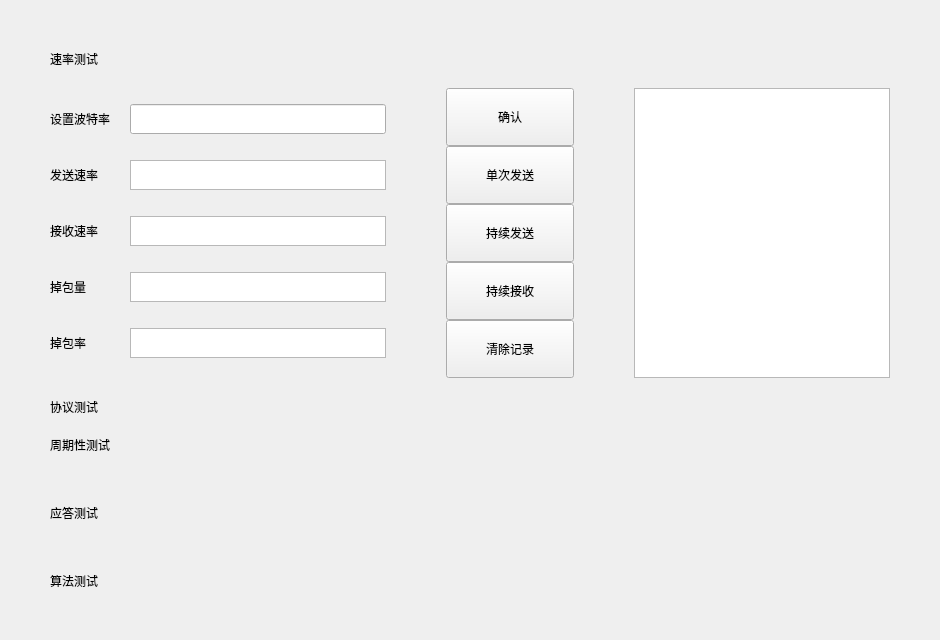
      <widget class="QWidget" name="page_net">
       <layout class="QGridLayout" name="gridLayout">
        <property name="leftMargin">
         <number>50</number>
        </property>
        <property name="topMargin">
         <number>50</number>
        </property>
        <property name="rightMargin">
         <number>50</number>
        </property>
        <property name="bottomMargin">
         <number>50</number>
        </property>
        <property name="horizontalSpacing">
         <number>10</number>
        </property>
        <property name="verticalSpacing">
         <number>20</number>
        </property>
        <item row="6" column="0">
         <layout class="QGridLayout" name="ProtocolTestLayout">
          <property name="leftMargin">
           <number>0</number>
          </property>
          <property name="horizontalSpacing">
           <number>10</number>
          </property>
          <property name="verticalSpacing">
           <number>50</number>
          </property>
          <item row="3" column="0">
           <layout class="QGridLayout" name="PeriodicTestLayout">
            <item row="0" column="0">
             <widget class="QLabel" name="PeriodicTestLabel">
              <property name="text">
               <string>周期性测试</string>
              </property>
             </widget>
            </item>
           </layout>
          </item>
          <item row="5" column="0">
           <layout class="QGridLayout" name="AlgorithmTestLayout">
            <item row="0" column="0">
             <widget class="QLabel" name="AlgorithmTestLabel">
              <property name="text">
               <string>算法测试</string>
              </property>
             </widget>
            </item>
           </layout>
          </item>
          <item row="4" column="0">
           <layout class="QGridLayout" name="ResponseTestLayout">
            <item row="0" column="0">
             <widget class="QLabel" name="ResponseTestLabel">
              <property name="text">
               <string>应答测试</string>
              </property>
             </widget>
            </item>
           </layout>
          </item>
         </layout>
        </item>
        <item row="5" column="0">
         <widget class="QLabel" name="ProtocolTestLabel">
          <property name="styleSheet">
           <string notr="true">font: 25 20pt &quot;Adobe 宋体 Std L&quot;;</string>
          </property>
          <property name="text">
           <string>协议测试</string>
          </property>
         </widget>
        </item>
        <item row="4" column="0">
         <layout class="QGridLayout" name="RateTestLayout">
          <property name="leftMargin">
           <number>0</number>
          </property>
          <property name="horizontalSpacing">
           <number>50</number>
          </property>
          <item row="0" column="2">
           <widget class="QPlainTextEdit" name="RecordDisplay"/>
          </item>
          <item row="0" column="0">
           <layout class="QGridLayout" name="ControlLayout">
            <property name="rightMargin">
             <number>0</number>
            </property>
            <property name="horizontalSpacing">
             <number>20</number>
            </property>
            <property name="verticalSpacing">
             <number>10</number>
            </property>
            <item row="1" column="1">
             <widget class="QTextBrowser" name="SendRateTxt">
              <property name="minimumSize">
               <size>
                <width>100</width>
                <height>30</height>
               </size>
              </property>
              <property name="maximumSize">
               <size>
                <width>16777215</width>
                <height>30</height>
               </size>
              </property>
             </widget>
            </item>
            <item row="0" column="1">
             <widget class="QLineEdit" name="BitSetLine">
              <property name="minimumSize">
               <size>
                <width>100</width>
                <height>30</height>
               </size>
              </property>
              <property name="maximumSize">
               <size>
                <width>16777215</width>
                <height>30</height>
               </size>
              </property>
             </widget>
            </item>
            <item row="0" column="0">
             <widget class="QLabel" name="BitSetLabel">
              <property name="text">
               <string>设置波特率</string>
              </property>
             </widget>
            </item>
            <item row="3" column="1">
             <widget class="QTextBrowser" name="DropAmountTxt">
              <property name="minimumSize">
               <size>
                <width>100</width>
                <height>30</height>
               </size>
              </property>
              <property name="maximumSize">
               <size>
                <width>16777215</width>
                <height>30</height>
               </size>
              </property>
             </widget>
            </item>
            <item row="3" column="0">
             <widget class="QLabel" name="DropAmountLabel">
              <property name="text">
               <string>掉包量</string>
              </property>
             </widget>
            </item>
            <item row="2" column="0">
             <widget class="QLabel" name="RecRateLabel">
              <property name="text">
               <string>接收速率</string>
              </property>
             </widget>
            </item>
            <item row="1" column="0">
             <widget class="QLabel" name="SendRateLabel">
              <property name="text">
               <string>发送速率</string>
              </property>
              <property name="alignment">
               <set>Qt::AlignLeading|Qt::AlignLeft|Qt::AlignVCenter</set>
              </property>
             </widget>
            </item>
            <item row="4" column="1">
             <widget class="QTextBrowser" name="DropRateTxt">
              <property name="minimumSize">
               <size>
                <width>100</width>
                <height>30</height>
               </size>
              </property>
              <property name="maximumSize">
               <size>
                <width>16777215</width>
                <height>30</height>
               </size>
              </property>
             </widget>
            </item>
            <item row="4" column="0">
             <widget class="QLabel" name="DropRateLabel">
              <property name="text">
               <string>掉包率</string>
              </property>
             </widget>
            </item>
            <item row="2" column="1">
             <widget class="QTextBrowser" name="RecRateTxt">
              <property name="minimumSize">
               <size>
                <width>100</width>
                <height>30</height>
               </size>
              </property>
              <property name="maximumSize">
               <size>
                <width>16777215</width>
                <height>30</height>
               </size>
              </property>
             </widget>
            </item>
           </layout>
          </item>
          <item row="0" column="1">
           <layout class="QVBoxLayout" name="TransmissionLayout">
            <property name="leftMargin">
             <number>10</number>
            </property>
            <property name="rightMargin">
             <number>10</number>
            </property>
            <item>
             <widget class="QPushButton" name="BitSetBtn">
              <property name="styleSheet">
               <string notr="true">QPushButton{
width:120px;
height:50px;
}</string>
              </property>
              <property name="text">
               <string>确认</string>
              </property>
             </widget>
            </item>
            <item>
             <widget class="QPushButton" name="SendOnceBtn">
              <property name="styleSheet">
               <string notr="true">QPushButton{
width:120px;
height:50px;
}</string>
              </property>
              <property name="text">
               <string>单次发送</string>
              </property>
             </widget>
            </item>
            <item>
             <widget class="QPushButton" name="SendContinuousBtn">
              <property name="styleSheet">
               <string notr="true">QPushButton{
width:120px;
height:50px;
}</string>
              </property>
              <property name="text">
               <string>持续发送</string>
              </property>
             </widget>
            </item>
            <item>
             <widget class="QPushButton" name="RecContinuousBtn">
              <property name="styleSheet">
               <string notr="true">QPushButton{
width:120px;
height:50px;
}</string>
              </property>
              <property name="text">
               <string>持续接收</string>
              </property>
             </widget>
            </item>
            <item>
             <widget class="QPushButton" name="ClearLogBtn">
              <property name="styleSheet">
               <string notr="true">QPushButton{
width:120px;
height:50px;
}</string>
              </property>
              <property name="text">
               <string>清除记录</string>
              </property>
             </widget>
            </item>
           </layout>
          </item>
         </layout>
        </item>
        <item row="0" column="0">
         <widget class="QLabel" name="RateTestLabel">
          <property name="styleSheet">
           <string notr="true">font: 25 20pt &quot;Adobe 宋体 Std L&quot;;</string>
          </property>
          <property name="text">
           <string>速率测试</string>
          </property>
         </widget>
        </item>
       </layout>
      </widget>
